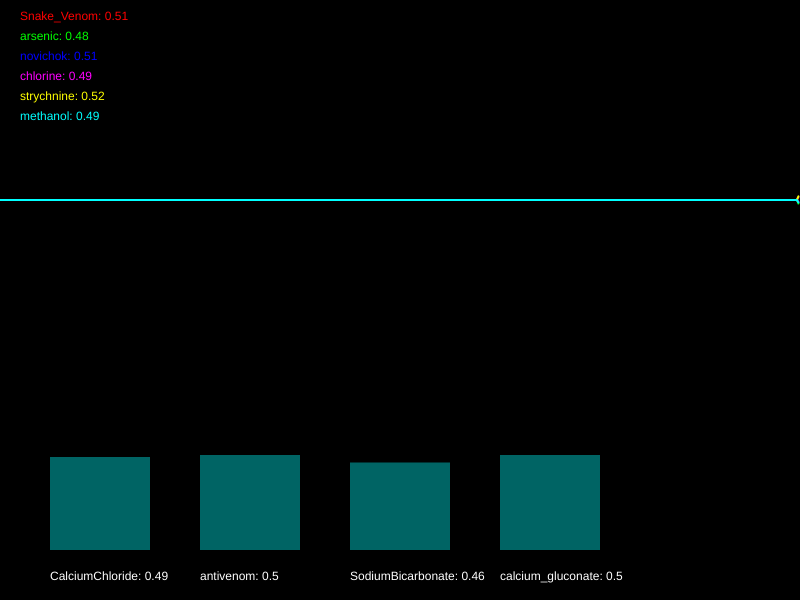
Frame 1 (no input)
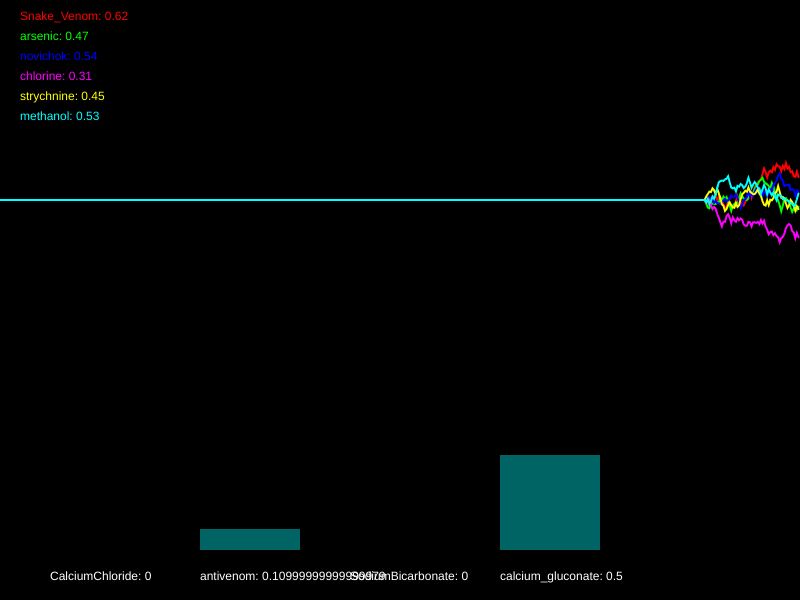
Frame 60 (no input)
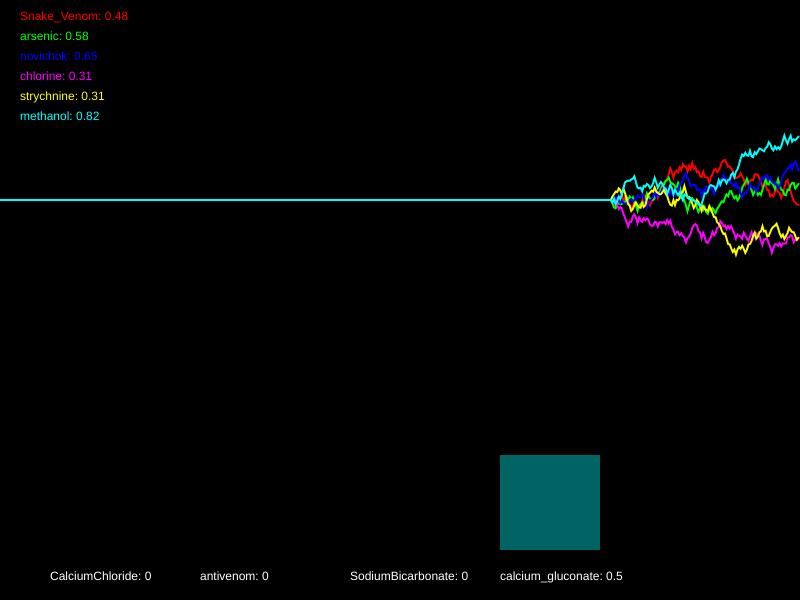
Frame 120 (the mouse pressed at the canvas centre since frame 60)

The p5.js sketch that drew these frames (run headless with seeded random() and noise() and a simulated clock; from frame 60 on, the mouse is pressed at the canvas centre):

// p5.js sketch
// ── sketch.js
/*

Officer: 8648005
CaseNum: 401-2-17916731-8648005

Case 401 - The Case of Norbert's Weiner Stand
Stage 3 - Bilious bagel

As I suspected Norbert has struck again. Ever inventive he’s set up a bagel stand and has laced the cream cheese with an ingenious but vicious toxin. This one is quite deadly so get yourself down to the lab right away.

You must develop the antidote by using conditional statements in the draw loop to do the following.

	- When strychnine goes above 0.48 or chlorine dips below 0.47, decrease CalciumChloride by 0.04
	- If either arsenic goes above 0.64, methanol dips below 0.75, or perhaps Snake_Venom goes above 0.56, raise CalciumChloride by 0.03
	- When Snake_Venom goes above 0.74 or arsenic goes above 0.55, reduce antivenom by 0.03
	- When methanol dips below 0.42 and strychnine goes above 0.41, increment antivenom by 0.01
	- If either methanol goes above 0.72, chlorine goes above 0.49, or perhaps arsenic goes above 0.3, decrease SodiumBicarbonate by 0.05
	- When novichok goes above 0.48 or Snake_Venom dips below 0.36, try increasing SodiumBicarbonate by 0.01
	- When Snake_Venom dips below 0.28 and chlorine goes above 0.3, reduce calcium_gluconate by 0.02
	- If novichok dips below 0.34, or on the other hand, arsenic goes above 0.63 and methanol goes above 0.41, increment calcium_gluconate by 0.04


Your conditional statements should consider the following poisons:

	- Snake_Venom
	- arsenic
	- novichok
	- chlorine
	- strychnine
	- methanol


Your conditional statements should modify the following antidotes:

	- CalciumChloride
	- antivenom
	- SodiumBicarbonate
	- calcium_gluconate


- There are many ways to complete this task but you should only use the following commands:

	if(){}
	>
	<
	&&
	||
	+=
	-=

*/

//Declare the poison variables
var Snake_Venom;
var arsenic;
var novichok;
var chlorine;
var strychnine;
var methanol;


//Declare the antidote variables
var CalciumChloride;
var antivenom;
var SodiumBicarbonate;
var calcium_gluconate;


//This variable is used for drawing the graph
var graphs;


function setup()
{

	createCanvas(800,600);
	strokeWeight(2);

	//initialise the poisons and antidotes
	Snake_Venom = 0.5;
	arsenic = 0.5;
	novichok = 0.5;
	chlorine = 0.5;
	strychnine = 0.5;
	methanol = 0.5;
	CalciumChloride = 0.5;
	antivenom = 0.5;
	SodiumBicarbonate = 0.5;
	calcium_gluconate = 0.5;


	//fills the graph with empty values
	graphs = [];

	for(var i = 0; i < 6; i++)
	{
		graphs.push([]);
		for(var j = 0; j < 512; j++)
		{
			graphs[i].push(0.5);
		}
	}

}

function draw()
{

	//Develop the antidote below
	//Write conditional statements to change the amount of each substance ...


    // When strychnine goes above 0.48 or chlorine dips below 0.47, decrease CalciumChloride by 0.04
if (strychnine > 0.48 || chlorine < 0.47) {
  CalciumChloride -= 0.04;
}

// If either arsenic goes above 0.64, methanol dips below 0.75, or Snake_Venom goes above 0.56, raise CalciumChloride by 0.03
if (arsenic > 0.64 || methanol < 0.75 || Snake_Venom > 0.56) {
  CalciumChloride += 0.03;
}

// When Snake_Venom goes above 0.74 or arsenic goes above 0.55, reduce antivenom by 0.03
if (Snake_Venom > 0.74 || arsenic > 0.55) {
  antivenom -= 0.03;
}

// When methanol dips below 0.42 and strychnine goes above 0.41, increment antivenom by 0.01
if (methanol < 0.42 && strychnine > 0.41) {
  antivenom += 0.01;
}

// If either methanol goes above 0.72, chlorine goes above 0.49, or arsenic goes above 0.3, decrease SodiumBicarbonate by 0.05
if (methanol > 0.72 || chlorine > 0.49 || arsenic > 0.3) {
  SodiumBicarbonate -= 0.05;
}

// When novichok goes above 0.48 or Snake_Venom dips below 0.36, try increasing SodiumBicarbonate by 0.01
if (novichok > 0.48 || Snake_Venom < 0.36) {
  SodiumBicarbonate += 0.01;
}

// When Snake_Venom dips below 0.28 and chlorine goes above 0.3, reduce calcium_gluconate by 0.02
if (Snake_Venom < 0.28 && chlorine > 0.3) {
  calcium_gluconate -= 0.02;
}

// If novichok dips below 0.34, or on the other hand, arsenic goes above 0.63 and methanol goes above 0.41, increment calcium_gluconate by 0.04
if (novichok < 0.34 || (arsenic > 0.63 && methanol > 0.41)) {
  calcium_gluconate += 0.04;
}

	//////////////////////////////////////////////////////

	//the code below generates new values using random numbers

	/*
		For testing, you might want to temporarily comment out
		these lines and set the same variables to constant values
		instead.
	*/

	Snake_Venom = nextValue(graphs[0],Snake_Venom);
	arsenic = nextValue(graphs[1],arsenic);
	novichok = nextValue(graphs[2],novichok);
	chlorine = nextValue(graphs[3],chlorine);
	strychnine = nextValue(graphs[4],strychnine);
	methanol = nextValue(graphs[5],methanol);


	CalciumChloride = constrain(CalciumChloride, 0, 1);
	antivenom = constrain(antivenom, 0, 1);
	SodiumBicarbonate = constrain(SodiumBicarbonate, 0, 1);
	calcium_gluconate = constrain(calcium_gluconate, 0, 1);


	///////// DO NOT CHANGE THE CODE BELOW ///////////

	//drawing code

	// set background
	background(0);
	noFill();

	//draw the graphs for the vitals
	var colors = [
	color(255, 0, 0),
	color(0, 255, 0),
	color(0, 0, 255),
	color(255, 0, 255),
	color(255, 255, 0),
	color(0, 255, 255)
	];

	for(var i = 0; i < graphs.length; i++)
	{
		stroke(colors[i]);
		drawGraph(graphs[i]);
	}

	//draw the poisons as text
	noStroke();
	fill(colors[0]);
	text('Snake_Venom: ' + nf(Snake_Venom,1,2), 20,20);
	fill(colors[1]);
	text('arsenic: ' + nf(arsenic,1,2), 20,40);
	fill(colors[2]);
	text('novichok: ' + nf(novichok,1,2), 20,60);
	fill(colors[3]);
	text('chlorine: ' + nf(chlorine,1,2), 20,80);
	fill(colors[4]);
	text('strychnine: ' + nf(strychnine,1,2), 20,100);
	fill(colors[5]);
	text('methanol: ' + nf(methanol,1,2), 20,120);


	//draw the antidotes bar chart
	drawBar(CalciumChloride,50,'CalciumChloride');
	drawBar(antivenom,200,'antivenom');
	drawBar(SodiumBicarbonate,350,'SodiumBicarbonate');
	drawBar(calcium_gluconate,500,'calcium_gluconate');


}

function nextValue(graph, val)
{
	//gets the next value for a vital and puts it in an array for drawing
	var delta = random(-0.03,0.03);

	val += delta;
	if(val > 1 || val < 0)
	{
		delta *= -1;
		val += delta * 2;
	}

	graph.push(val)
	graph.shift();
	return val;
}

function drawGraph(graph)
{
	//draws an array as a graph
	beginShape();
	for(var i = 0; i < graph.length; i++)
	{
			vertex(width * i/512, height * 0.5 - graph[i]* height/3)
	}
	endShape();
}


function drawBar(val, x, name)
{
	//draws the bars for bar chart
    noStroke();
    fill(0,100,100);
	var mh = height * 0.4 - 50;
	rect(x,(height - 50) - val*mh, 100, val*mh);
    fill(255);
	text(name + ": " + val, x, height - 20);
}
